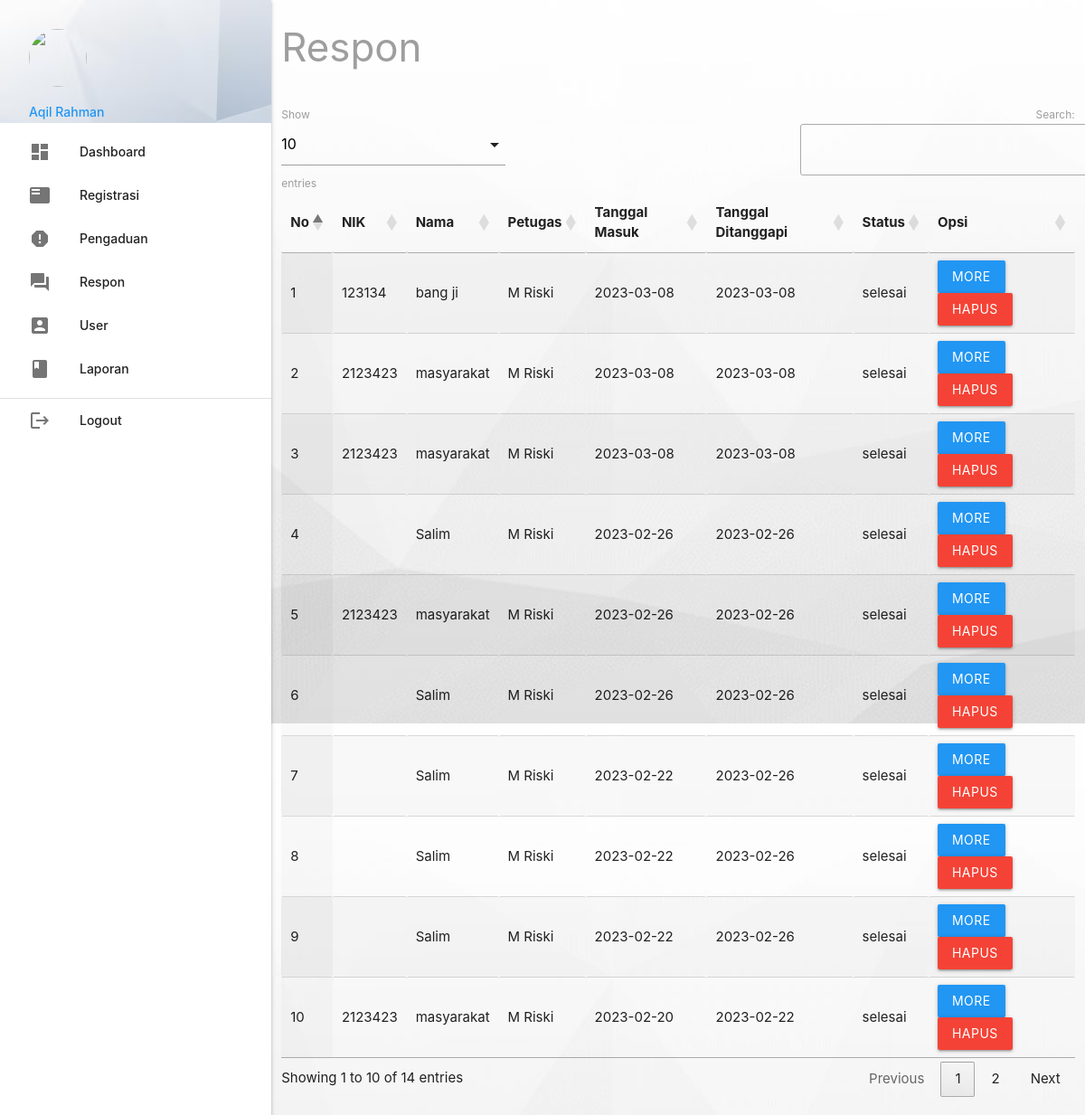
Page /admin/index.php?p=respon (signed in) on the committed database.
### tables this page shows
CREATE TABLE `pengaduan` (
  `id_pengaduan` int(5) NOT NULL,
  `tgl_pengaduan` varchar(20) NOT NULL,
  `nik` varchar(16) NOT NULL,
  `isi_laporan` text NOT NULL,
  `foto` varchar(255) NOT NULL,
  `status` enum('proses','selesai') NOT NULL
);

CREATE TABLE `masyarakat` (
  `nik` varchar(16) NOT NULL,
  `nama` varchar(35) NOT NULL,
  `username` varchar(25) NOT NULL,
  `password` varchar(255) NOT NULL,
  `telp` varchar(13) NOT NULL
);

CREATE TABLE `petugas` (
  `id_petugas` int(5) NOT NULL,
  `nama_petugas` varchar(30) NOT NULL,
  `username` varchar(30) NOT NULL,
  `password` varchar(255) NOT NULL,
  `telp_petugas` varchar(13) NOT NULL,
  `level` enum('admin','petugas') NOT NULL
);

CREATE TABLE `tanggapan` (
  `id_tanggapan` int(5) NOT NULL,
  `id_pengaduan` int(5) NOT NULL,
  `tgl_tanggapan` varchar(20) NOT NULL,
  `tanggapan` text NOT NULL,
  `id_petugas` int(5) NOT NULL
);

### admin/respon.php (the view, shortened to what this page needs)
       <div class="row">
         <div class="col s12 m9">
           <h3 class="grey-text">Respon</h3>
         </div>
       </div>
       <table id="example" class="display responsive-table" style="width:100%">
         <thead>
             <tr>
			<th>No</th>
			<th>NIK</th>
			<th>Nama</th>
			<th>Petugas</th>
			<th>Tanggal Masuk</th>
			<th>Tanggal Ditanggapi</th>
			<th>Status</th>
			<th>Opsi</th>
             </tr>
         </thead>
         <tbody>
<?php
	$no=1;
	$query = mysqli_query($koneksi,"SELECT * FROM pengaduan INNER JOIN masyarakat ON pengaduan.nik=masyarakat.nik INNER JOIN tanggapan ON pengaduan.id_pengaduan=tanggapan.id_pengaduan INNER JOIN petugas ON tanggapan.id_petugas=petugas.id_petugas ORDER BY tanggapan.id_pengaduan DESC");
	while ($r=mysqli_fetch_assoc($query)) { ?>
	<tr>
		<td><?php echo $no++; ?></td>
		<td><?php echo $r['nik']; ?></td>
		<td><?php echo $r['nama']; ?></td>
		<td><?php echo $r['nama_petugas']; ?></td>
		<td><?php echo $r['tgl_pengaduan']; ?></td>
		<td><?php echo $r['tgl_tanggapan']; ?></td>
		<td><?php echo $r['status']; ?></td>
		<td><a class="btn blue modal-trigger" href="#more?id_tanggapan=<?php echo $r['id_tanggapan'] ?>">More</a> <a class="btn red" onclick="return confirm('Anda Yakin Ingin Menghapus Y/N')" href="index.php?p=tanggapan_hapus&id_tanggapan=<?php echo $r['id_tanggapan'] ?>">Hapus</a></td>
	</tr>
           <?php  }
            ?>
         </tbody>
       </table>

### rows in the picture
pengaduan: masyarakat.nik "123134", masyarakat.nama "bang ji", petugas.nama_petugas "M Riski", tgl_pengaduan "2023-03-08", tanggapan.tgl_tanggapan "2023-03-08", status "selesai"
pengaduan: masyarakat.nik "2123423", masyarakat.nama "masyarakat", petugas.nama_petugas "M Riski", tgl_pengaduan "2023-03-08", tanggapan.tgl_tanggapan "2023-03-08", status "selesai"
pengaduan: masyarakat.nik "2123423", masyarakat.nama "masyarakat", petugas.nama_petugas "M Riski", tgl_pengaduan "2023-03-08", tanggapan.tgl_tanggapan "2023-03-08", status "selesai"
pengaduan: masyarakat.nama "Salim", petugas.nama_petugas "M Riski", tgl_pengaduan "2023-02-26", tanggapan.tgl_tanggapan "2023-02-26", status "selesai"
pengaduan: masyarakat.nik "2123423", masyarakat.nama "masyarakat", petugas.nama_petugas "M Riski", tgl_pengaduan "2023-02-26", tanggapan.tgl_tanggapan "2023-02-26", status "selesai"
pengaduan: masyarakat.nama "Salim", petugas.nama_petugas "M Riski", tgl_pengaduan "2023-02-26", tanggapan.tgl_tanggapan "2023-02-26", status "selesai"
pengaduan: masyarakat.nama "Salim", petugas.nama_petugas "M Riski", tgl_pengaduan "2023-02-22", tanggapan.tgl_tanggapan "2023-02-26", status "selesai"
pengaduan: masyarakat.nama "Salim", petugas.nama_petugas "M Riski", tgl_pengaduan "2023-02-22", tanggapan.tgl_tanggapan "2023-02-26", status "selesai"
pengaduan: masyarakat.nama "Salim", petugas.nama_petugas "M Riski", tgl_pengaduan "2023-02-22", tanggapan.tgl_tanggapan "2023-02-26", status "selesai"
pengaduan: masyarakat.nik "2123423", masyarakat.nama "masyarakat", petugas.nama_petugas "M Riski", tgl_pengaduan "2023-02-20", tanggapan.tgl_tanggapan "2023-02-22", status "selesai"

### other values in the picture
$_SESSION['data']['nama_petugas'] "Aqil Rahman"
